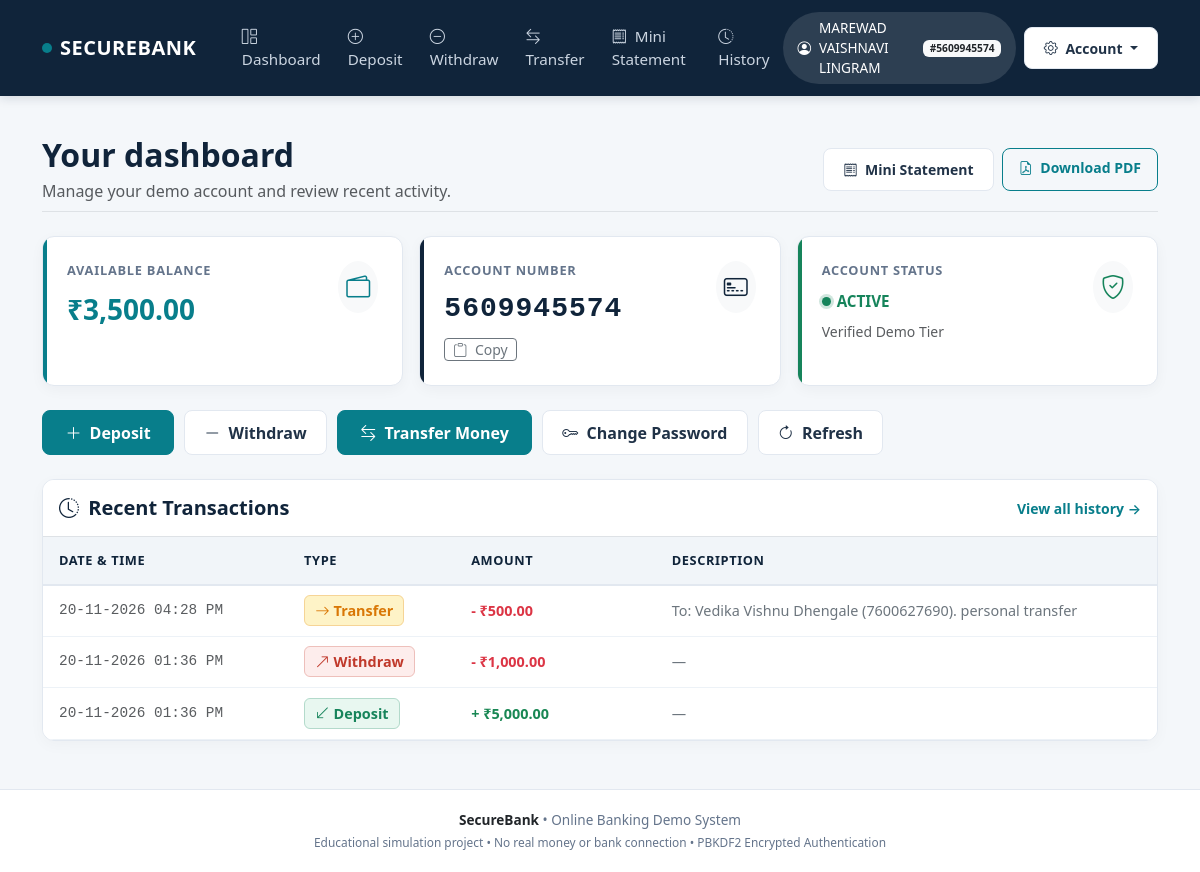
The app's page /dashboard (signed in) with its own data.
### tables this page shows
CREATE TABLE users (
                id INTEGER PRIMARY KEY AUTOINCREMENT,
                full_name TEXT NOT NULL,
                username TEXT UNIQUE NOT NULL,
                salt TEXT NOT NULL,
                password_hash TEXT NOT NULL,
                balance REAL NOT NULL DEFAULT 0
            , account_number TEXT);

CREATE TABLE transactions (
                id INTEGER PRIMARY KEY AUTOINCREMENT,
                user_id INTEGER NOT NULL,
                txn_type TEXT NOT NULL,
                amount REAL NOT NULL,
                note TEXT,
                created_at TEXT NOT NULL,
                FOREIGN KEY(user_id) REFERENCES users(id)
            );

### securebank_web/app.py (the view)
@app.route("/dashboard")
@login_required
def dashboard():
    user = query_one(
        "SELECT id, full_name, username, account_number, balance FROM users WHERE id=?",
        (session["user_id"],)
    )
    if not user:
        session.clear()
        return redirect(url_for("login"))
    recent_txns = query_all("""
        SELECT created_at, txn_type, amount, note
        FROM transactions
        WHERE user_id=?
        ORDER BY id DESC
        LIMIT 10
    """, (user["id"],))
    return render_template("dashboard.html", user=user, transactions=recent_txns)

### securebank_web/templates/dashboard.html (shortened to what this page needs)
{% extends "base.html" %}
{% block content %}
<div class="container py-4">
  <div class="d-flex flex-column flex-md-row justify-content-between align-items-md-center mb-4 pb-2 border-bottom">
    <div>
      <h2 class="fw-bold mb-1" style="color: var(--sb-navy);">Your dashboard</h2>
      <p class="text-muted mb-0">Manage your demo account and review recent activity.</p>
    </div>
    <div class="mt-3 mt-md-0 d-flex gap-2">
      <a href="{{ url_for('mini_statement') }}" class="btn btn-sm btn-sb-secondary">
        <i class="bi bi-receipt me-1"></i> Mini Statement
      </a>
      <a href="{{ url_for('download_statement_pdf') }}" class="btn btn-sm btn-sb-outline">
        <i class="bi bi-file-earmark-pdf me-1"></i> Download PDF
      </a>
    </div>
  </div>
  <div class="row g-3 mb-4">
    <div class="col-md-4">
      <div class="sb-stat-card teal">
        <div class="d-flex justify-content-between align-items-start">
          <div>
            <div class="sb-stat-title">Available Balance</div>
            <div class="sb-stat-value" style="color: var(--sb-teal);">{{ user.balance | money }}</div>
          </div>
          <div class="p-2 rounded-circle bg-light text-primary">
            <i class="bi bi-wallet2 fs-4" style="color: var(--sb-teal);"></i>
          </div>
        </div>
      </div>
    </div>
    <div class="col-md-4">
      <div class="sb-stat-card navy">
        <div class="d-flex justify-content-between align-items-start">
          <div>
            <div class="sb-stat-title">Account Number</div>
            <div class="sb-stat-value" style="font-family: monospace; letter-spacing: 1px;">
              {{ user.account_number }}
            </div>
            <button id="copyAccountBtn" data-account="{{ user.account_number }}" class="btn btn-sm btn-outline-secondary mt-2 py-0 px-2 small">
              <i class="bi bi-clipboard me-1"></i> Copy
            </button>
          </div>
          <div class="p-2 rounded-circle bg-light text-dark">
            <i class="bi bi-credit-card-2-front fs-4" style="color: var(--sb-navy);"></i>
          </div>
        </div>
      </div>
    </div>
    <div class="col-md-4">
      <div class="sb-stat-card green">
        <div class="d-flex justify-content-between align-items-start">
          <div>
            <div class="sb-stat-title">Account Status</div>
            <div class="mt-2">
              <span class="status-indicator">
                <span class="status-dot"></span> ACTIVE
              </span>
            </div>
            <div class="text-muted small mt-2">Verified Demo Tier</div>
          </div>
          <div class="p-2 rounded-circle bg-light text-success">
            <i class="bi bi-shield-check fs-4" style="color: var(--sb-green);"></i>
          </div>
        </div>
      </div>
    </div>
  </div>
  <div class="sb-action-bar">
    <a href="{{ url_for('deposit') }}" class="btn btn-sb-primary">
      <i class="bi bi-plus-lg me-1"></i> Deposit
    </a>
    <a href="{{ url_for('withdraw') }}" class="btn btn-sb-secondary">
      <i class="bi bi-dash-lg me-1"></i> Withdraw
    </a>
    <a href="{{ url_for('transfer') }}" class="btn btn-sb-primary">
      <i class="bi bi-arrow-left-right me-1"></i> Transfer Money
    </a>
    <a href="{{ url_for('change_password') }}" class="btn btn-sb-secondary">
      <i class="bi bi-key me-1"></i> Change Password
    </a>
    <a href="{{ url_for('dashboard') }}" class="btn btn-sb-secondary">
      <i class="bi bi-arrow-clockwise me-1"></i> Refresh
    </a>
  </div>
  <div class="sb-card p-0 overflow-hidden mb-4">
    <div class="p-3 bg-white border-bottom d-flex justify-content-between align-items-center">
      <h5 class="fw-bold mb-0" style="color: var(--sb-navy);">
        <i class="bi bi-clock-history me-1"></i> Recent Transactions
      </h5>
      <a href="{{ url_for('transactions') }}" class="small fw-semibold text-decoration-none" style="color: var(--sb-teal);">
        View all history &rarr;
      </a>
    </div>
    <div class="table-responsive">
      <table class="table sb-table align-middle">
        <thead>
          <tr>
            <th style="width: 22%;">DATE & TIME</th>
            <th style="width: 15%;">TYPE</th>
            <th style="width: 18%;">AMOUNT</th>
            <th>DESCRIPTION</th>
          </tr>
        </thead>
        <tbody>
          {% if transactions %}
            {% for t in transactions %}
              <tr>
                <td class="text-muted font-monospace small">{{ t.created_at }}</td>
                <td>
                  {% if t.txn_type == 'Deposit' %}
                    <span class="badge-deposit"><i class="bi bi-arrow-down-left me-1"></i>Deposit</span>
                  {% elif t.txn_type == 'Withdraw' %}
                    <span class="badge-withdraw"><i class="bi bi-arrow-up-right me-1"></i>Withdraw</span>
                  {% elif t.txn_type == 'Transfer' %}
                    <span class="badge-transfer"><i class="bi bi-arrow-right me-1"></i>Transfer</span>
                  {% elif t.txn_type == 'Received' %}
                    <span class="badge-received"><i class="bi bi-arrow-left me-1"></i>Received</span>
                  {% else %}
                    <span class="badge bg-secondary">{{ t.txn_type }}</span>
                  {% endif %}
                </td>
                <td class="fw-bold {% if t.txn_type in ['Deposit', 'Received'] %}text-success{% else %}text-danger{% endif %}">
                  {% if t.txn_type in ['Deposit', 'Received'] %}+{% else %}-{% endif %}
                  {{ t.amount | money }}
                </td>
                <td class="text-secondary small">{{ t.note or '—' }}</td>
              </tr>
            {% endfor %}
          {% endif %}
        </tbody>
      </table>
    </div>
  </div>
</div>
{% endblock %}

### securebank_web/templates/base.html (shortened to what this page needs)
<!DOCTYPE html>
<html lang="en">
<head>
  <link href="https://cdn.jsdelivr.net/npm/bootstrap@5.3.3/dist/css/bootstrap.min.css" rel="stylesheet">
  <link href="https://cdn.jsdelivr.net/npm/bootstrap-icons@1.11.3/font/bootstrap-icons.min.css" rel="stylesheet">
  <link rel="stylesheet" href="{{ url_for('static', filename='css/style.css') }}">
</head>
<body>
  <nav class="navbar navbar-expand-lg sb-navbar">
    <div class="container">
      <a class="navbar-brand sb-brand" href="{{ url_for('dashboard') if session.get('user_id') else url_for('login') }}">
        <span class="sb-brand-dot"></span> SECUREBANK
      </a>
      <div class="collapse navbar-collapse" id="sbNavbar">
        <ul class="navbar-nav me-auto mb-2 mb-lg-0 ms-lg-3">
          {% if session.get('user_id') %}
            <li class="nav-item">
              <a class="nav-link sb-nav-link" href="{{ url_for('dashboard') }}">
                <i class="bi bi-grid-1x2 me-1"></i> Dashboard
              </a>
            </li>
            <li class="nav-item">
              <a class="nav-link sb-nav-link" href="{{ url_for('deposit') }}">
                <i class="bi bi-plus-circle me-1"></i> Deposit
              </a>
            </li>
            <li class="nav-item">
              <a class="nav-link sb-nav-link" href="{{ url_for('withdraw') }}">
                <i class="bi bi-dash-circle me-1"></i> Withdraw
              </a>
            </li>
            <li class="nav-item">
              <a class="nav-link sb-nav-link" href="{{ url_for('transfer') }}">
                <i class="bi bi-arrow-left-right me-1"></i> Transfer
              </a>
            </li>
            <li class="nav-item">
              <a class="nav-link sb-nav-link" href="{{ url_for('mini_statement') }}">
                <i class="bi bi-receipt me-1"></i> Mini Statement
              </a>
            </li>
            <li class="nav-item">
              <a class="nav-link sb-nav-link" href="{{ url_for('transactions') }}">
                <i class="bi bi-clock-history me-1"></i> History
              </a>
            </li>
          {% endif %}
        </ul>
        <div class="d-flex align-items-center gap-2">
          {% if session.get('user_id') %}
            <div class="sb-user-pill d-none d-md-flex">
              <i class="bi bi-person-circle"></i>
              <span>{{ session.get('full_name') }}</span>
              <span class="badge bg-light text-dark ms-1">#{{ session.get('account_number') }}</span>
            </div>
            <div class="dropdown">
              <button class="btn btn-sm btn-sb-secondary dropdown-toggle" type="button" data-bs-toggle="dropdown" aria-expanded="false">
                <i class="bi bi-gear me-1"></i> Account
              </button>
            </div>
          {% else %}
            <a href="{{ url_for('login') }}" class="btn btn-sm btn-sb-outline text-white border-white">Sign In</a>
            <a href="{{ url_for('register') }}" class="btn btn-sm btn-sb-primary">Create Account</a>
          {% endif %}
        </div>
      </div>
    </div>
  </nav>
  <main class="flex-grow-1">
    {% block content %}{% endblock %}
  </main>
  <footer>
    <div class="container text-center">
      <div class="mb-1">
        <span class="fw-semibold text-dark">SecureBank</span> &bull; Online Banking Demo System
      </div>
      <div class="small">
        Educational simulation project &bull; No real money or bank connection &bull; PBKDF2 Encrypted Authentication
      </div>
    </div>
  </footer>
</body>
</html>

### records on screen
users: get "MAREWAD VAISHNAVI LINGRAM", balance "₹3,500.00", account_number "5609945574"
transactions: created_at "20-11-2026 04:28 PM", txn_type "Transfer" (drawn), amount "₹500.00", note "To: Vedika Vishnu Dhengale (7600627690). personal transfer"
transactions: created_at "20-11-2026 01:36 PM", txn_type "Withdraw" (drawn), amount "₹1,000.00", note "—"
transactions: created_at "20-11-2026 01:36 PM", txn_type "Deposit" (drawn), amount "₹5,000.00", note "—"

### other values on screen
{{ session.get('account_number') }} "5609945574"
